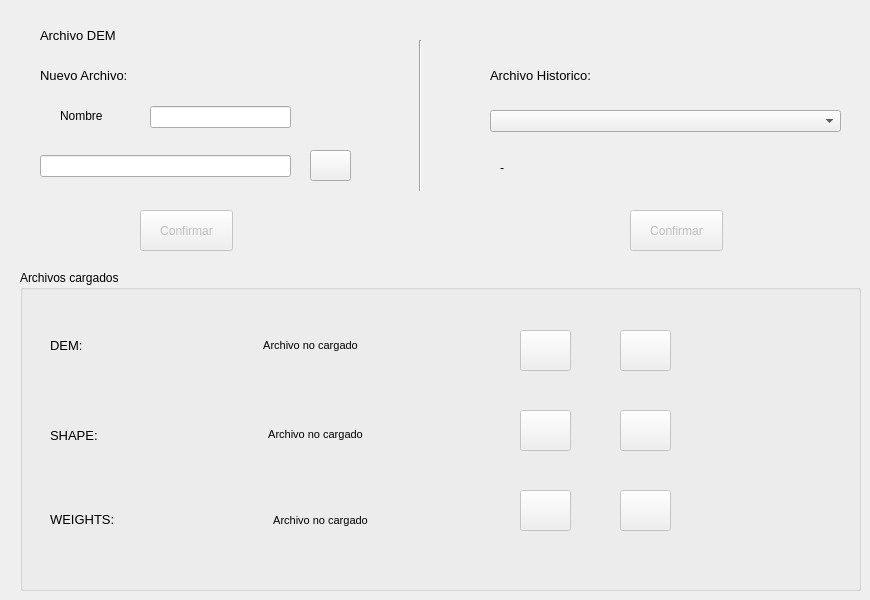
        <widget class="QWidget" name="tab_dem">
         <attribute name="title">
          <string>DEM</string>
         </attribute>
         <widget class="QLabel" name="label_47">
          <property name="geometry">
           <rect>
            <x>40</x>
            <y>20</y>
            <width>201</width>
            <height>31</height>
           </rect>
          </property>
          <property name="font">
           <font>
            <pointsize>10</pointsize>
           </font>
          </property>
          <property name="text">
           <string>Archivo DEM</string>
          </property>
         </widget>
         <widget class="QLabel" name="label_48">
          <property name="geometry">
           <rect>
            <x>40</x>
            <y>60</y>
            <width>201</width>
            <height>31</height>
           </rect>
          </property>
          <property name="font">
           <font>
            <pointsize>10</pointsize>
           </font>
          </property>
          <property name="text">
           <string>Nuevo Archivo:</string>
          </property>
         </widget>
         <widget class="QPushButton" name="bt_confirmaDEM">
          <property name="enabled">
           <bool>false</bool>
          </property>
          <property name="geometry">
           <rect>
            <x>140</x>
            <y>210</y>
            <width>93</width>
            <height>41</height>
           </rect>
          </property>
          <property name="text">
           <string>Confirmar</string>
          </property>
         </widget>
         <widget class="QComboBox" name="cb_dem">
          <property name="geometry">
           <rect>
            <x>490</x>
            <y>110</y>
            <width>351</width>
            <height>22</height>
           </rect>
          </property>
          <property name="toolTip">
           <string>Cargar archivo introducido anteriormente</string>
          </property>
         </widget>
         <widget class="QLabel" name="label_49">
          <property name="geometry">
           <rect>
            <x>490</x>
            <y>60</y>
            <width>201</width>
            <height>31</height>
           </rect>
          </property>
          <property name="font">
           <font>
            <pointsize>10</pointsize>
           </font>
          </property>
          <property name="text">
           <string>Archivo Historico:</string>
          </property>
         </widget>
         <widget class="Line" name="line_2">
          <property name="geometry">
           <rect>
            <x>410</x>
            <y>40</y>
            <width>20</width>
            <height>151</height>
           </rect>
          </property>
          <property name="orientation">
           <enum>Qt::Vertical</enum>
          </property>
         </widget>
         <widget class="QPushButton" name="bt_exp_DEM">
          <property name="geometry">
           <rect>
            <x>310</x>
            <y>150</y>
            <width>41</width>
            <height>31</height>
           </rect>
          </property>
          <property name="toolTip">
           <string>Abrir explorador de archivos</string>
          </property>
          <property name="text">
           <string/>
          </property>
          <property name="icon">
           <iconset>
            <normaloff>../Imagenes/file_explorer.png</normaloff>../Imagenes/file_explorer.png</iconset>
          </property>
         </widget>
         <widget class="QLineEdit" name="ln_DEM">
          <property name="geometry">
           <rect>
            <x>40</x>
            <y>155</y>
            <width>251</width>
            <height>22</height>
           </rect>
          </property>
          <property name="toolTip">
           <string>Introducir ruta archivo</string>
          </property>
         </widget>
         <widget class="QLabel" name="lb_estadoDEM">
          <property name="geometry">
           <rect>
            <x>180</x>
            <y>10</y>
            <width>51</width>
            <height>51</height>
           </rect>
          </property>
          <property name="text">
           <string/>
          </property>
          <property name="pixmap">
           <pixmap>../../../.designer/Imagenes/cancel.png</pixmap>
          </property>
         </widget>
         <widget class="QLineEdit" name="ln_nombreDEM">
          <property name="geometry">
           <rect>
            <x>150</x>
            <y>106</y>
            <width>141</width>
            <height>22</height>
           </rect>
          </property>
          <property name="toolTip">
           <string>Introducir ruta archivo</string>
          </property>
         </widget>
         <widget class="QLabel" name="label_54">
          <property name="geometry">
           <rect>
            <x>60</x>
            <y>100</y>
            <width>91</width>
            <height>31</height>
           </rect>
          </property>
          <property name="font">
           <font>
            <pointsize>9</pointsize>
           </font>
          </property>
          <property name="text">
           <string>Nombre</string>
          </property>
         </widget>
         <widget class="QGroupBox" name="groupBox_3">
          <property name="geometry">
           <rect>
            <x>20</x>
            <y>270</y>
            <width>841</width>
            <height>321</height>
           </rect>
          </property>
          <property name="title">
           <string>Archivos cargados</string>
          </property>
          <widget class="QLabel" name="label_2">
           <property name="geometry">
            <rect>
             <x>30</x>
             <y>60</y>
             <width>55</width>
             <height>31</height>
            </rect>
           </property>
           <property name="font">
            <font>
             <pointsize>10</pointsize>
            </font>
           </property>
           <property name="text">
            <string>DEM:</string>
           </property>
          </widget>
          <widget class="QLabel" name="label_11">
           <property name="geometry">
            <rect>
             <x>30</x>
             <y>150</y>
             <width>55</width>
             <height>31</height>
            </rect>
           </property>
           <property name="font">
            <font>
             <pointsize>10</pointsize>
            </font>
           </property>
           <property name="text">
            <string>SHAPE:</string>
           </property>
          </widget>
          <widget class="QLabel" name="label_16">
           <property name="geometry">
            <rect>
             <x>30</x>
             <y>234</y>
             <width>91</width>
             <height>31</height>
            </rect>
           </property>
           <property name="font">
            <font>
             <pointsize>10</pointsize>
            </font>
           </property>
           <property name="text">
            <string>WEIGHTS:</string>
           </property>
          </widget>
          <widget class="QLabel" name="lb_infoDEM">
           <property name="geometry">
            <rect>
             <x>100</x>
             <y>55</y>
             <width>381</width>
             <height>41</height>
            </rect>
           </property>
           <property name="font">
            <font>
             <pointsize>8</pointsize>
            </font>
           </property>
           <property name="text">
            <string>Archivo no cargado</string>
           </property>
           <property name="alignment">
            <set>Qt::AlignCenter</set>
           </property>
          </widget>
          <widget class="QLabel" name="lb_infoShape">
           <property name="geometry">
            <rect>
             <x>110</x>
             <y>144</y>
             <width>371</width>
             <height>41</height>
            </rect>
           </property>
           <property name="font">
            <font>
             <pointsize>8</pointsize>
            </font>
           </property>
           <property name="text">
            <string>Archivo no cargado</string>
           </property>
           <property name="alignment">
            <set>Qt::AlignCenter</set>
           </property>
          </widget>
          <widget class="QLabel" name="lb_infoWeigh">
           <property name="geometry">
            <rect>
             <x>120</x>
             <y>230</y>
             <width>361</width>
             <height>41</height>
            </rect>
           </property>
           <property name="font">
            <font>
             <pointsize>8</pointsize>
            </font>
           </property>
           <property name="text">
            <string>Archivo no cargado</string>
           </property>
           <property name="alignment">
            <set>Qt::AlignCenter</set>
           </property>
          </widget>
          <widget class="QLabel" name="estado_dem">
           <property name="geometry">
            <rect>
             <x>710</x>
             <y>50</y>
             <width>51</width>
             <height>51</height>
            </rect>
           </property>
           <property name="text">
            <string/>
           </property>
           <property name="pixmap">
            <pixmap>../../../.designer/Imagenes/cancel.png</pixmap>
           </property>
          </widget>
          <widget class="QLabel" name="estado_shape">
           <property name="geometry">
            <rect>
             <x>710</x>
             <y>130</y>
             <width>51</width>
             <height>51</height>
            </rect>
           </property>
           <property name="text">
            <string/>
           </property>
           <property name="pixmap">
            <pixmap>../../../.designer/Imagenes/cancel.png</pixmap>
           </property>
          </widget>
          <widget class="QLabel" name="estado_weight">
           <property name="geometry">
            <rect>
             <x>710</x>
             <y>224</y>
             <width>51</width>
             <height>51</height>
            </rect>
           </property>
           <property name="text">
            <string/>
           </property>
           <property name="pixmap">
            <pixmap>../../../.designer/Imagenes/cancel.png</pixmap>
           </property>
          </widget>
          <widget class="QPushButton" name="bt_addDEM">
           <property name="enabled">
            <bool>false</bool>
           </property>
           <property name="geometry">
            <rect>
             <x>500</x>
             <y>60</y>
             <width>51</width>
             <height>41</height>
            </rect>
           </property>
           <property name="text">
            <string/>
           </property>
           <property name="icon">
            <iconset>
             <normaloff>../Imagenes/add.png</normaloff>../Imagenes/add.png</iconset>
           </property>
           <property name="iconSize">
            <size>
             <width>31</width>
             <height>49</height>
            </size>
           </property>
          </widget>
          <widget class="QPushButton" name="bt_addShape">
           <property name="enabled">
            <bool>false</bool>
           </property>
           <property name="geometry">
            <rect>
             <x>500</x>
             <y>140</y>
             <width>51</width>
             <height>41</height>
            </rect>
           </property>
           <property name="text">
            <string/>
           </property>
           <property name="icon">
            <iconset>
             <normaloff>../Imagenes/add.png</normaloff>../Imagenes/add.png</iconset>
           </property>
           <property name="iconSize">
            <size>
             <width>31</width>
             <height>49</height>
            </size>
           </property>
          </widget>
          <widget class="QPushButton" name="bt_addWeight">
           <property name="enabled">
            <bool>false</bool>
           </property>
           <property name="geometry">
            <rect>
             <x>500</x>
             <y>220</y>
             <width>51</width>
             <height>41</height>
            </rect>
           </property>
           <property name="text">
            <string/>
           </property>
           <property name="icon">
            <iconset>
             <normaloff>../Imagenes/add.png</normaloff>../Imagenes/add.png</iconset>
           </property>
           <property name="iconSize">
            <size>
             <width>31</width>
             <height>49</height>
            </size>
           </property>
          </widget>
          <widget class="QPushButton" name="bt_quitDEM">
           <property name="enabled">
            <bool>false</bool>
           </property>
           <property name="geometry">
            <rect>
             <x>600</x>
             <y>60</y>
             <width>51</width>
             <height>41</height>
            </rect>
           </property>
           <property name="text">
            <string/>
           </property>
           <property name="icon">
            <iconset>
             <normaloff>../Imagenes/quit.png</normaloff>../Imagenes/quit.png</iconset>
           </property>
           <property name="iconSize">
            <size>
             <width>31</width>
             <height>49</height>
            </size>
           </property>
          </widget>
          <widget class="QPushButton" name="bt_quitShape">
           <property name="enabled">
            <bool>false</bool>
           </property>
           <property name="geometry">
            <rect>
             <x>600</x>
             <y>140</y>
             <width>51</width>
             <height>41</height>
            </rect>
           </property>
           <property name="text">
            <string/>
           </property>
           <property name="icon">
            <iconset>
             <normaloff>../Imagenes/quit.png</normaloff>../Imagenes/quit.png</iconset>
           </property>
           <property name="iconSize">
            <size>
             <width>31</width>
             <height>49</height>
            </size>
           </property>
          </widget>
          <widget class="QPushButton" name="bt_quitWeights">
           <property name="enabled">
            <bool>false</bool>
           </property>
           <property name="geometry">
            <rect>
             <x>600</x>
             <y>220</y>
             <width>51</width>
             <height>41</height>
            </rect>
           </property>
           <property name="text">
            <string/>
           </property>
           <property name="icon">
            <iconset>
             <normaloff>../Imagenes/quit.png</normaloff>../Imagenes/quit.png</iconset>
           </property>
           <property name="iconSize">
            <size>
             <width>31</width>
             <height>49</height>
            </size>
           </property>
          </widget>
         </widget>
         <widget class="QPushButton" name="bt_confirmaDEMHistorico">
          <property name="enabled">
           <bool>false</bool>
          </property>
          <property name="geometry">
           <rect>
            <x>630</x>
            <y>210</y>
            <width>93</width>
            <height>41</height>
           </rect>
          </property>
          <property name="text">
           <string>Confirmar</string>
          </property>
         </widget>
         <widget class="QLabel" name="lb_dirDEMhistorico">
          <property name="geometry">
           <rect>
            <x>500</x>
            <y>160</y>
            <width>341</width>
            <height>16</height>
           </rect>
          </property>
          <property name="font">
           <font>
            <pointsize>9</pointsize>
           </font>
          </property>
          <property name="midLineWidth">
           <number>0</number>
          </property>
          <property name="text">
           <string>-</string>
          </property>
         </widget>
        </widget>
